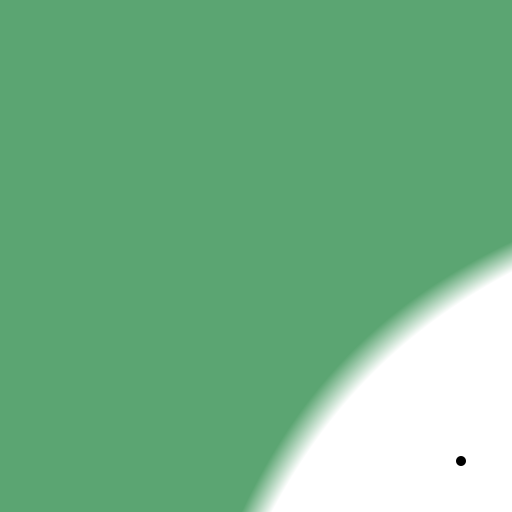
Frame 1 (no input)
Frame 60 (the mouse pressed at the canvas centre just before this capture): identical to frame 1, image omitted
Frame 120 (the mouse held since frame 60 and released just before this capture): identical to frame 1, image omitted

The Processing sketch that drew this single still picture (run headless with seeded random() and noise(); from frame 60 on, the mouse is pressed at the canvas centre):

// Processing sketch: main
// ── main.pde
// State variables
float misfitPointThreshold = 0.5;
float misfitRegionSoftness = 0.03;

float bodyValue = 0.9; // 1 = perfectly typical, 0 = perfectly atypical
float environmentValue = 0.9; // 1 = perfectly supportive, 0 = perfectly unsupportive
float familiarityConstant = 0; // 0 = no familiarity, 1 = complete familiarity

boolean updateMap = true;
boolean updatePerson = true;

// Settings

boolean useFullScreen = false;
boolean shiftModifier = false;
boolean controlModifier = false;

int canvasSize = 512;

color minResistance = color(255, 255, 255);
color maxResistance = color(24, 128, 56);

int personSize = 10;
color personColor = color(0, 0, 0);

PGraphics map;
PGraphics person;

public void settings() {
  if (useFullScreen) {
    fullScreen(2);
  } else {
    size (canvasSize, canvasSize);
  }
}

void setup() {
  background(minResistance);
  map = createGraphics(width, height);
  person = createGraphics(width, height);
}

void draw() {
  drawMap();
  drawPerson();
  background(minResistance);
  image(map, 0, 0);
  image(person, 0, 0);
}

void drawMap() {
  if (updateMap) {
    float bodyComponent;
    float environmentComponent;
    float resistance;
    color resistanceColor;

    map.beginDraw();
    map.clear();
    
    //map.scale(1, -1);
    //map.translate(0, -height);
  
    for (int x = 0; x < width; x++) {
      for (int y = 0; y < height; y++) {
        bodyComponent = getBodyComponentFor(x);
        environmentComponent = getEnvironmentComponentFor(y);
        resistance = getResistance(bodyComponent, environmentComponent);
        resistanceColor = getResistanceColor(resistance);
        if (resistanceColor != minResistance) {
          map.stroke(resistanceColor);
          map.point(x, y);
        }
      }
    }
    map.endDraw();
  }
  updateMap = false;
}

void drawPerson() {
  if (updatePerson) {
    person.beginDraw();
    person.clear();
    
    //person.scale(1, -1);
    //person.translate(0, -height);

    person.noStroke();
    person.fill(personColor);
    person.circle(getPositionForBody(bodyValue), getPositionForEnvironment(environmentValue), personSize);
    person.endDraw();
    println("RESISTANCE AT THIS POINT IS: " + getResistance(bodyValue, environmentValue));
  }  
  updatePerson = false;
}

float getBodyComponentFor(float value) {
  return value/width;
}

float getEnvironmentComponentFor(float value) {
  return value/height;
}

int getPositionForBody(float value) {
  return round(value * width);
}

int getPositionForEnvironment(float value) {
  return round(value * height);
}

float getResistance(float body, float environment) {
  return (1 - familiarityConstant) * (1 - (body * environment));
}

color getResistanceColor(float resistance) {
  color output;
  float delta = resistance - misfitPointThreshold;
  if (abs(delta) <= misfitRegionSoftness) {
    float interpolationRange = 2 * misfitRegionSoftness;
    float interpolationRangeStart = misfitPointThreshold - misfitRegionSoftness;    
    float interpolationAmount = (resistance - interpolationRangeStart) / interpolationRange;
    output = lerpColor(minResistance, maxResistance, interpolationAmount);
  } else if (delta < 0) {
    output = minResistance;
  } else {
    output = maxResistance;
  }
  return output;
}
  
void keyPressed() {
  if (key == CODED) {
    if (keyCode == UP) {
        misfitPointThreshold += 0.1;
        if (misfitPointThreshold > 1.0) misfitPointThreshold = 1.0;
        updateMap = true;
    } else if (keyCode == DOWN) {
        misfitPointThreshold -= 0.1;
        if (misfitPointThreshold < 0.0) misfitPointThreshold = 0.0;
        updateMap = true;
    } else if (keyCode == RIGHT) {
        familiarityConstant += 0.01;
        if (familiarityConstant > 1.0) familiarityConstant = 1.0;        
        updateMap = true;
    } else if (keyCode == LEFT) {
        familiarityConstant -= 0.01;
        if (familiarityConstant < 0.0) familiarityConstant = 0.0;
        updateMap = true;
    }
  } else if (key == '+') {
    misfitRegionSoftness += 0.01;
    if (misfitRegionSoftness > 1.0) misfitRegionSoftness = 1.0;              
    updateMap = true;
  } else if (key == '-') {
    misfitRegionSoftness -= 0.01;
    if (misfitRegionSoftness < 0.0) misfitRegionSoftness = 0.0;
    updateMap = true;
  } else if (key == 'a' || key == 'A') {
    bodyValue -= 0.1;
    updatePerson = true;
    if (bodyValue < 0.0) bodyValue = 0.0;
  } else if (key == 'd' || key == 'D') {
    bodyValue += 0.1;
    if (bodyValue > 1.0) bodyValue = 1.0;        
    updatePerson = true;
  } else if (key == 'w' || key == 'W') {
    environmentValue += 0.1;
    if (environmentValue > 1.0) environmentValue = 1.0;        
    updatePerson = true;
  } else if (key == 's' || key == 'S') {
    environmentValue -= 0.1;
    if (environmentValue < 0.0) environmentValue = 0.0;
    updatePerson = true;
  } else if (key == 'q' || key == 'Q') {
    exit();
  }

  println("misfitPointThreshold: " + misfitPointThreshold);
  println("misfitRegionSoftness: " + misfitRegionSoftness);
  println("familiarityConstant: " + familiarityConstant);
  println("bodyValue: " + bodyValue);
  println("environmentValue: " + environmentValue);
}

void mouseClicked() {
  bodyValue = getBodyComponentFor(mouseX);
  environmentValue = getEnvironmentComponentFor(mouseY);
  updatePerson = true;
}
